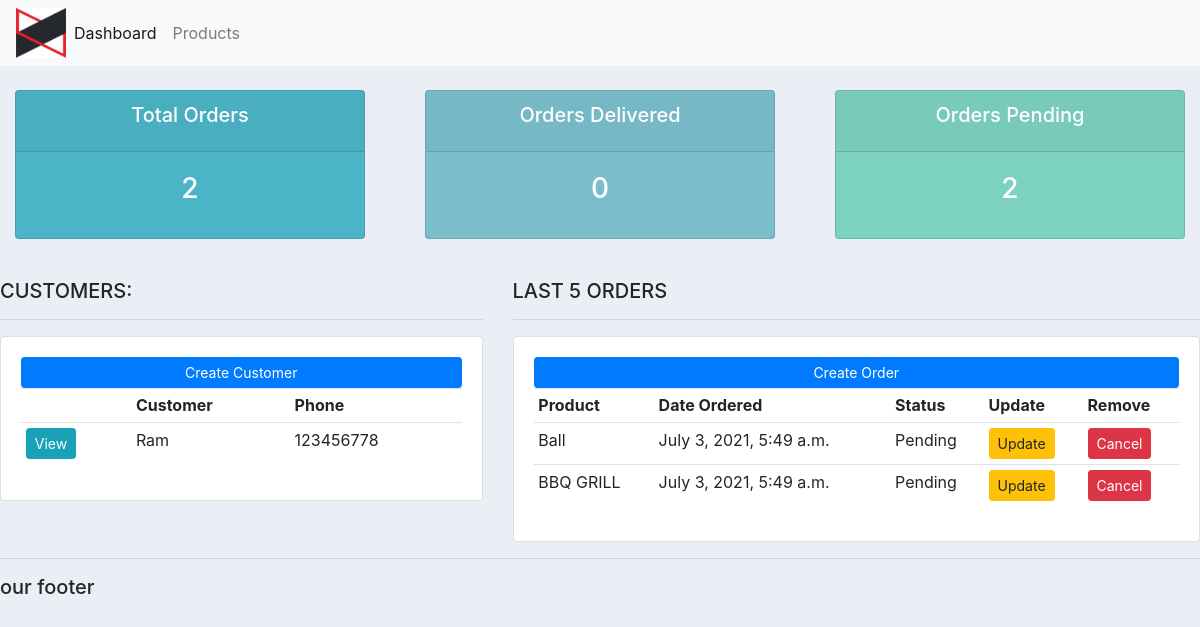
Before: / with the older database file.
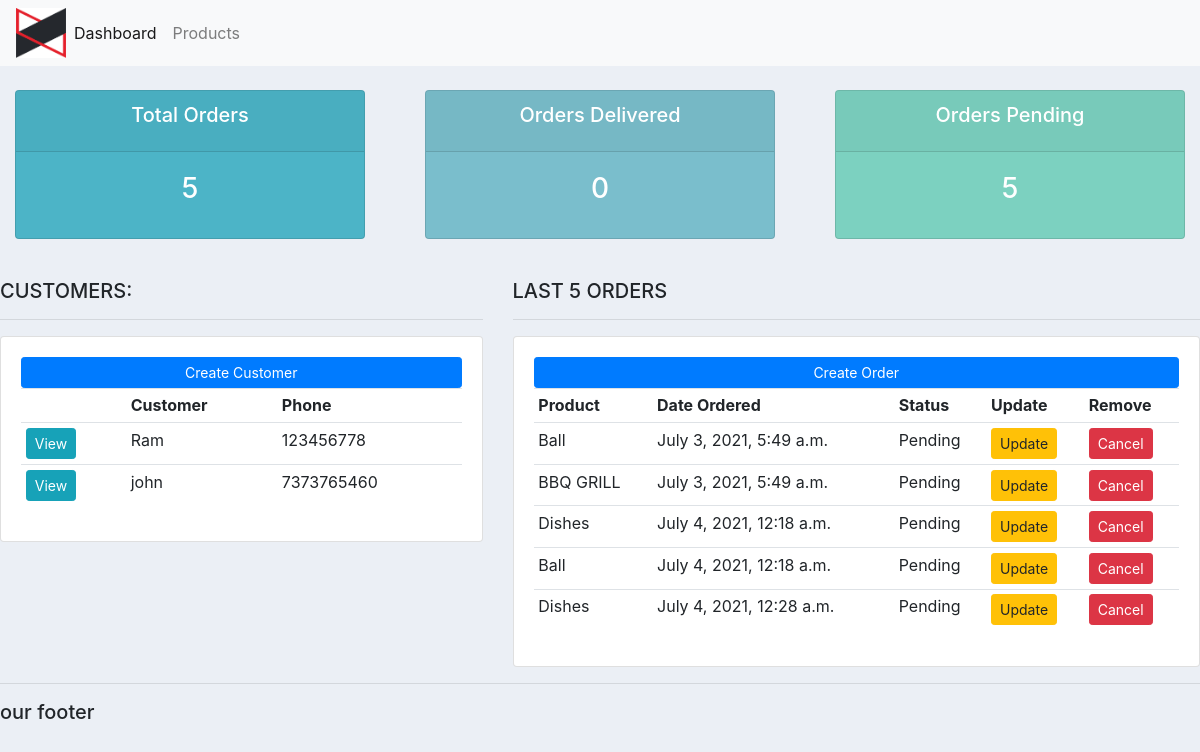
After: the same page with the newer database file.
### accounts/models.py (models this page shows, shortened)
class Customer(models.Model):
    name = models.CharField(max_length=200,null=True)
    phone = models.CharField(max_length=200,null=True)
    email = models.CharField(max_length=200,null=True)
    date_created = models.DateTimeField(auto_now_add=True,null=True)

class Order(models.Model):
    STATUS = (
        ('Pending','Pending'),
        ('Out for Delivery','Out for Delivery'),
        ('Delivered','Delivered'),
    )
    customer = models.ForeignKey(Customer,null=True,on_delete = models.SET_NULL)
    product = models.ForeignKey(Product,null = True,on_delete=models.SET_NULL)
    date_created = models.DateTimeField(auto_now_add=True, null=True)
    status = models.CharField(max_length=200,null=True,choices=STATUS)

class Product(models.Model):
    CATEGORY = (
        ('Indoor','Indoor'),
        ('Outdoor','Outdoor')
    )
    name = models.CharField(max_length=200,null=True)
    price = models.FloatField(null=True)
    category = models.CharField(max_length=200,null=True,choices=CATEGORY)
    description = models.CharField(max_length=200,null=True,blank=True)
    date_created = models.DateTimeField(auto_now_add=True,null=True)
    tag = models.ManyToManyField(Tag)
    def __str__(self):
        return self.name

### accounts/views.py (the view)
# urls.py: path('', views.home,name = "home"),
def home(request):
    orders = Order.objects.all()
    customers = Customer.objects.all()
    total_customers = customers.count()
    total_orders = orders.count()
    delivered = orders.filter(status='Delivered').count()
    pending = orders.filter(status='Pending').count()
    context = {
        'orders':orders,
        'customers':customers,
        'total_customers':total_customers,
        'total_orders':total_orders,
        'delivered':delivered,
        'pending':pending,
    }
    return render(request,'accounts/dashboard.html',context)

### accounts/templates/accounts/dashboard.html
{% extends 'accounts/main.html' %}
{% load static %}
{% block content %}
{% include 'accounts/status.html' %}
<br>
<div class="row">
	<div class="col-md-5">
		<h5>CUSTOMERS: </h5>
		<hr>
		<div class="card card-body">
			<a class="btn btn-primary  btn-sm btn-block" href="">Create Customer</a>
			<table class="table table-sm">
				<tr>
                    <th></th>
					<th>Customer</th>
					<th>Phone</th>
				</tr>
				{% for customer in customers %}
					<tr>
						<td><a href="{% url 'customer' customer.id %}" class="btn btn-sm btn-info">View</a></td>
						<td>{{customer.name}}</td>
						<td>{{customer.phone}}</td>
					</tr>
				{% endfor %}
			</table>
		</div>
	</div>
	<div class="col-md-7">
		<h5>LAST 5 ORDERS</h5>
		<hr>
		<div class="card card-body">
			<a class="btn btn-primary  btn-sm btn-block" href="">Create Order</a>
			<table class="table table-sm">
				<tr>
					<th>Product</th>
					<th>Date Ordered</th>
					<th>Status</th>
					<th>Update</th>
					<th>Remove</th>
				</tr>
				{% for order in orders %}
					<tr>
						<td>{{order.product}}</td>
						<td>{{order.date_created}}</td>
						<td>{{order.status}}</td>
						<td><a class="btn btn-sm btn-warning" href="">Update</a></td>
						<td><a class="btn btn-sm btn-danger" href="">Cancel</a></td>
					</tr>
				{% endfor %}
			</table>
		</div>
	</div>
</div>
{% endblock content %}

### accounts/templates/accounts/main.html (shortened to what this page needs)
{% load static %}
<!DOCTYPE html>
<html lang="en">
<head>
    <link rel="stylesheet" href="https://cdn.jsdelivr.net/npm/bootstrap@4.5.3/dist/css/bootstrap.min.css">
    <link rel="stylesheet" type="text/css" href="{% static '/css/main.css' %}">
</head>
<body>
    {% include 'accounts/navbar.html' %}
    {% block content %}
    {% endblock %}
    <hr>
    <h5>our footer</h5>
</body>
</html>

### accounts/templates/accounts/navbar.html (shortened to what this page needs)
{% load static %}
<nav class="navbar navbar-expand-lg navbar-light bg-light">
  <img src="{% static 'images/logo.png' %}" height="50px" width="50px">
  <div class="collapse navbar-collapse" id="navbarNav">
    <ul class="navbar-nav">
      <li class="nav-item active">
        <a class="nav-link" href="{% url 'home' %}">Dashboard  </a>
      </li>
      <li class="nav-item">
        <a class="nav-link" href="{% url 'products' %}">Products</a>
      </li>
    </ul>
  </div>
</nav>

### accounts/templates/accounts/status.html
<br>
<div class="row">
	<div class="col">
		<div class="col-md">
			<div class="card text-center text-white  mb-3" id="total-orders">
			  	<div class="card-header">
			  		<h5 class="card-title">Total Orders</h5>
			  	</div>
			  	<div class="card-body">
			    	<h3 class="card-title">{{ total_orders }}</h3>
			  	</div>
			</div>
		</div>
	</div>
	<div class="col">
		<div class="col-md">
			<div class="card text-center text-white  mb-3" id="orders-delivered">
			  	<div class="card-header">
			  		<h5 class="card-title">Orders Delivered</h5>
			  	</div>
			  	<div class="card-body">
			    	<h3 class="card-title">{{ delivered }}</h3>
			  	</div>
			</div>
		</div>
	</div>
	<div class="col">
		<div class="col-md">
			<div class="card text-center text-white  mb-3" id="orders-pending">
			  	<div class="card-header">
			  		<h5 class="card-title">Orders Pending</h5>
			  	</div>
			  	<div class="card-body">
			    	<h3 class="card-title">{{ pending }}</h3>
			  	</div>
			</div>
		</div>
	</div>
</div>

### static/css/main.css (style rules this page uses)
body { background-color: #ebeff5; }
#total-orders { background-color: #4cb4c7; }
#orders-delivered { background-color: #7abecc; }
#orders-pending { background-color: #7CD1C0; }

Changed rows visible on the page:
added Customer: name "john", phone "7373765460"
added Order: product "Dishes", date_created "July 4, 2021, 12:18 a.m.", status "Pending"
added Order: product "Ball", date_created "July 4, 2021, 12:18 a.m.", status "Pending"
added Order: product "Dishes", date_created "July 4, 2021, 12:28 a.m.", status "Pending"
Other visible differences:
{{ total_orders }}: "2" → "5"
{{ pending }}: "2" → "5"
